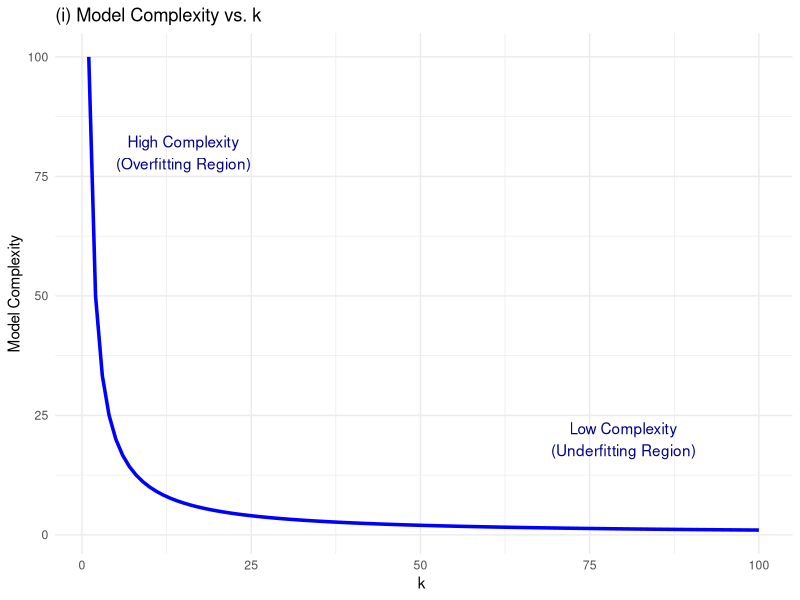
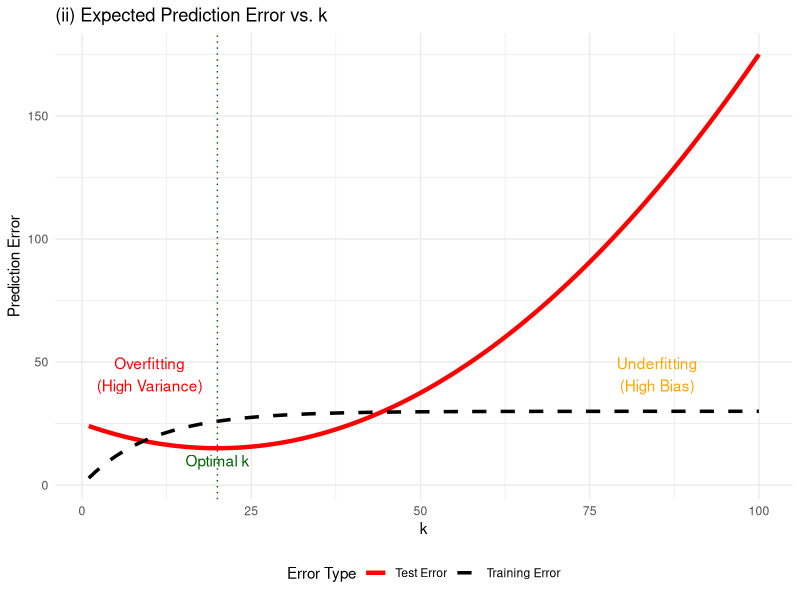

The R script that drew these images, in order:
## ---- chunk 1
knitr::opts_chunk$set(echo = TRUE)
## ---- chunk 2

library(ggplot2)


k_vals <- 1:100

complexity <- 100 / (k_vals)

df <- data.frame(k = k_vals, Complexity = complexity)


ggplot(df, aes(x = k, y = Complexity)) +
  geom_line(color = "blue", size = 1.2) +
  annotate("text", x = 15, y = 80, label = "High Complexity\n(Overfitting Region)", color = "darkblue") +
  annotate("text", x = 80, y = 20, label = "Low Complexity\n(Underfitting Region)", color = "darkblue") +
  labs(title = "(i) Model Complexity vs. k",
       x = "k ",
       y = "Model Complexity") +
  theme_minimal()
## ---- chunk 3
k_vals <- seq(1, 100, length.out = 100)


test_error <- (k_vals - 20)^2 / 40 + 15


train_error <- 30 * (1 - exp(-0.1 * k_vals))

df <- data.frame(k = k_vals, Test_Error = test_error, Train_Error = train_error)


ggplot(df, aes(x = k)) +
  geom_line(aes(y = Test_Error, color = "Test Error"), size = 1.5) +
  geom_line(aes(y = Train_Error, color = "Training Error"), size = 1.2, linetype = "dashed") +
  
  
  annotate("text", x = 10, y = 45, label = "Overfitting\n(High Variance)", color = "red") +
  annotate("text", x = 85, y = 45, label = "Underfitting\n(High Bias)", color = "orange") +
  annotate("text", x = 20, y = 10, label = "Optimal k", color = "darkgreen") +
  geom_vline(xintercept = 20, linetype = "dotted", color = "darkgreen") +
  

  labs(title = "(ii) Expected Prediction Error vs. k",
       x = "k",
       y = "Prediction Error",
       color = "Error Type") +
  scale_color_manual(values = c("Test Error" = "red", "Training Error" = "black")) +
  theme_minimal() +
  theme(legend.position = "bottom")
